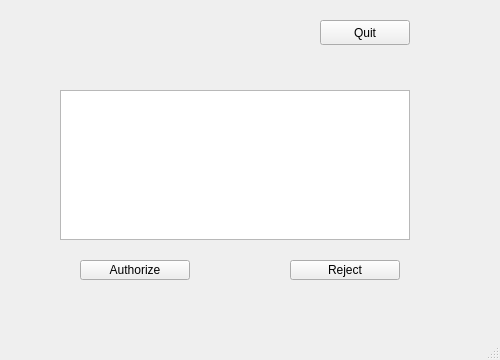
<?xml version="1.0" encoding="UTF-8"?>
<ui version="4.0">
 <class>Bank</class>
 <widget class="QMainWindow" name="Bank">
  <property name="geometry">
   <rect>
    <x>0</x>
    <y>0</y>
    <width>500</width>
    <height>360</height>
   </rect>
  </property>
  <property name="windowTitle">
   <string>MainWindow</string>
  </property>
  <widget class="QWidget" name="centralwidget">
   <widget class="QPushButton" name="btn_quit">
    <property name="geometry">
     <rect>
      <x>320</x>
      <y>20</y>
      <width>90</width>
      <height>25</height>
     </rect>
    </property>
    <property name="text">
     <string>Quit</string>
    </property>
   </widget>
   <widget class="QWidget" name="layoutWidget">
    <property name="geometry">
     <rect>
      <x>80</x>
      <y>260</y>
      <width>320</width>
      <height>20</height>
     </rect>
    </property>
    <layout class="QHBoxLayout" name="horizontalLayout">
     <property name="spacing">
      <number>100</number>
     </property>
     <item>
      <widget class="QPushButton" name="btn_authorize">
       <property name="text">
        <string>Authorize</string>
       </property>
      </widget>
     </item>
     <item>
      <widget class="QPushButton" name="btn_reject">
       <property name="text">
        <string>Reject</string>
       </property>
      </widget>
     </item>
    </layout>
   </widget>
   <widget class="QTableWidget" name="table">
    <property name="geometry">
     <rect>
      <x>60</x>
      <y>90</y>
      <width>350</width>
      <height>150</height>
     </rect>
    </property>
   </widget>
  </widget>
  <widget class="QMenuBar" name="menubar">
   <property name="geometry">
    <rect>
     <x>0</x>
     <y>0</y>
     <width>510</width>
     <height>20</height>
    </rect>
   </property>
  </widget>
  <widget class="QStatusBar" name="statusbar"/>
 </widget>
 <resources/>
 <connections/>
</ui>
